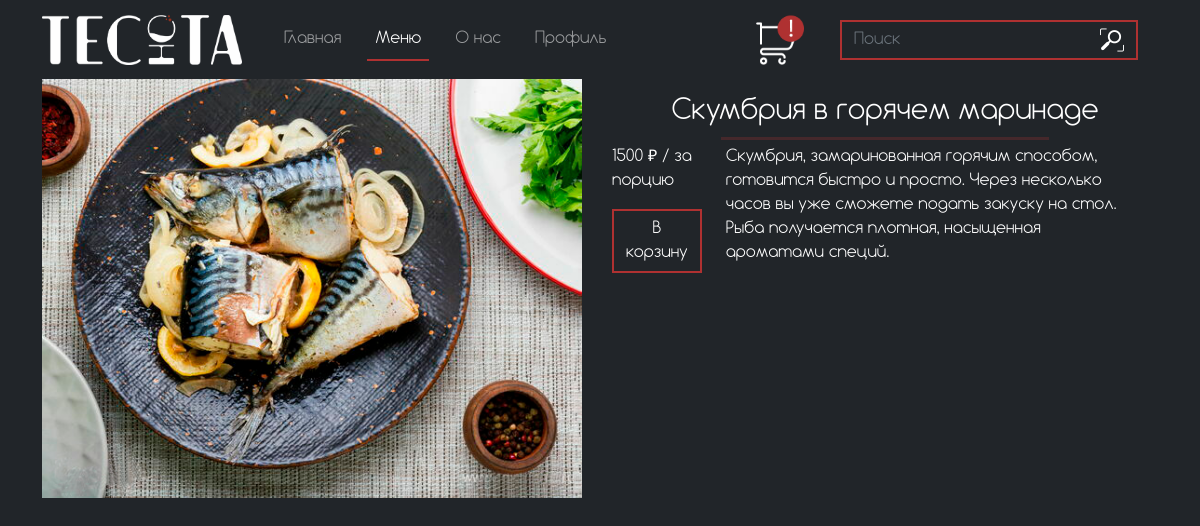
The page /output/full_discription_food.php?id=3 on the database its author committed.
### tables this page shows
CREATE TABLE `menu` (
  `id` int NOT NULL,
  `name` varchar(50) DEFAULT NULL,
  `img` varchar(500) DEFAULT NULL,
  `discription` varchar(500) DEFAULT NULL,
  `price` int DEFAULT NULL,
  `type` varchar(100) DEFAULT NULL
);

### output/full_discription_food.php (the view, shortened to what this page needs)
<?
    require '../functions/connect.php';
    $id = $_GET['id'];
    $give_food = $connect->query("SELECT * FROM `menu` WHERE `id` = '$id'");
    $food = $give_food->fetch(PDO::FETCH_ASSOC);
?>
<!DOCTYPE html>
<html lang="en">
<head>
    <link href="https://cdn.jsdelivr.net/npm/bootstrap@5.0.2/dist/css/bootstrap.min.css" rel="stylesheet">
    <link rel="stylesheet" href="../css/menu.css">
    <link rel="stylesheet" href="../css/style.css">
    <link rel="stylesheet" href="../css/full_disc_food.css">
</head>
<body class="bg-dark">
<header>
    <nav class="navbar navbar-expand-lg navbar-dark" id="navheader">
        <div class="container">
          <a class="navbar-brand" href="./index">
              <img src="../images/logo.png" class="img-fluid" style="width: 200px;" alt="">
            </a>
          <div class="collapse navbar-collapse" id="navbarSupportedContent">
            <ul class="navbar-nav me-auto mb-2 mb-lg-0">
              <li class="nav-item">
                <a class="nav-link" aria-current="page" href="./index">Главная</a>
              </li>
              <li class="nav-item">
                <a class="nav-link active" href="./menu">Меню</a>
              </li>
              <li class="nav-item">
                <a class="nav-link" href="./about_us">О нас</a>
              </li>
              <li class="nav-item">
                <a class="nav-link" href="<?
                  if($_SESSION['admin']){
                    echo './admin';
                  }
                  elseif($_SESSION['user']){
                    echo './profile';
                  }
                ?>">Профиль</a>
              </li>
            </ul>  <?php
              require '../functions/connect.php';
              $id_user = $_SESSION['user']['id'];
              $sql = $connect->query("SELECT `id_user` FROM `cart` WHERE `id_user` = '$id_user'");
              $row = $sql->fetch(PDO::FETCH_ASSOC);
                if($row['id_user'] == $id_user){?>
                  <button type="button" class="btn btn_backet" data-bs-toggle="modal" style="border: none; background-color: transparent;" data-bs-target="#modalCART">
                    <img src="../images/Group 1 (1).png" alt="" class="backet">
                  </button>
                <?}
                else{?>
                  <button type="button" class="btn btn_backet" data-bs-toggle="modal" style="border: none; background-color: transparent;" data-bs-target="#modalCART">
                    <img src="../images/basket.png" alt="" class="backet">
                  </button>
                <?}
            ?>
            <form class="d-flex" action="../output/search_res" method="GET">
            <input class="form-control me-2 search" style="width: 250px; border-right: none;" type="search" name="search" placeholder="Поиск" aria-label="Поиск">
                <button class="btn" style="margin-right: 20px; margin-left: -10px; border-left: none;" type="submit"><img src="../images/search.png" alt=""></button>
            </form>
          </div>
        </div>
      </nav>
</header>
<section style="color: white;">
    <div class="container" >
        <div class="row">
            <div class="col">
              <img src="/<?=$food['img']?>" width="540" alt="">
            </div>
            <div class="col">
              <h3 style="text-align: center; margin-top: 2vh;"><?=$food['name']?></h3>
              <hr style="background: #AF3131; height: 3px;">
              <div style="display: flex;">
                <div>
                <p><?=$food['price']?> ₽ / <?
                        if($food['type'] == 'drinks'){
                        echo 'за 100мл';
                        }else{
                        echo 'за порцию';
                        }
                ?></p>
                    <a href="../functions/add_basket.php?id=<?=$food['id']?>" class="btn">В корзину</a>
                </div>
                <div style="margin: 0vw 2vw;">
                    <p><?=$food['discription']?></p>
                </div>
              </div>
            </div>
        </div>
    </div>
</section>
</body>
</html>

### css/menu.css (style rules this page uses)
* { list-style-type: none; margin: 0; padding: 0; }
.backet { margin-right: 2vw; }
hr { background: #fff; height: 2px; border: 0; margin: 15px auto; width: 60%; }
@media screen and (max-width: 1399px) { hr { margin: 5px auto; } }

### css/style.css (style rules this page uses)
* { list-style-type: none; margin: 0; padding: 0; font-family: 'Comfortaa'; }
.nav-link { margin-left: 1.5vw; }
.search { background-color: transparent; border: #AF3131 2px solid; border-radius: 0; }
.btn { background-color: transparent; border: #AF3131 2px solid; border-radius: 0; color: white; }
.form-control { background-color: transparent; color: white; border: #AF3131 2px solid; }
.active { border-bottom: #AF3131 2px solid; }
p { color: white; }
form { color: white; }
.backet { margin-right: 2vw; width: 50px; }

### rows shown on the page
menu: img (picture), name "Скумбрия в горячем маринаде", price "1500", discription "Скумбрия, замаринованная горячим способом, готовится быстро и просто. Через несколько часов вы уже сможете подать закуску на стол. Рыба получается плотная, насыщенная ароматами специй."
